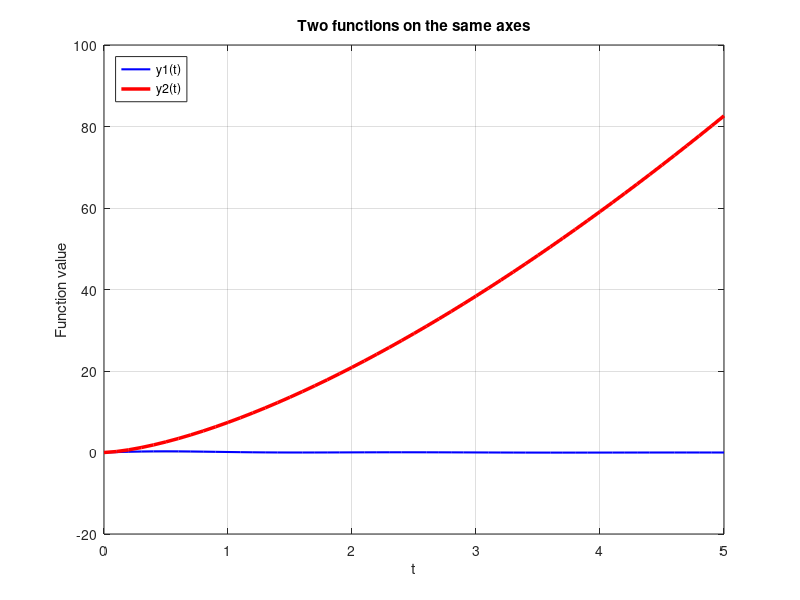
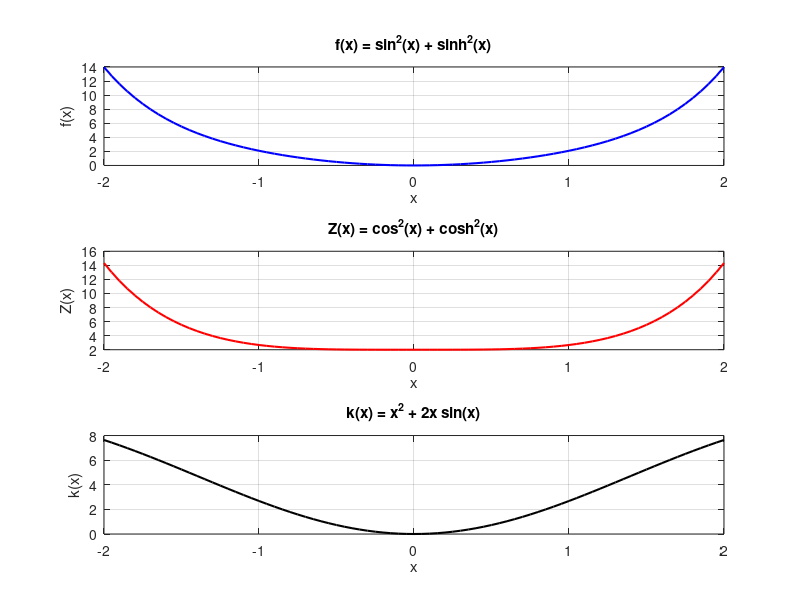
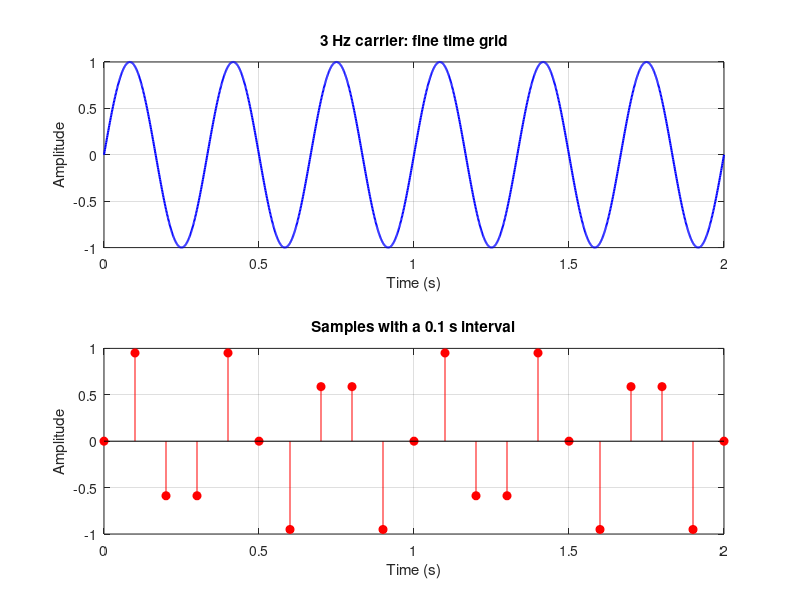

These figures' MATLAB source, in order:
clear;
clc;
close all;

%% Part a
t = 0:0.1:5;
y1 = sin(t) .* cos(t).^2 ./ (t.^2 + 1);
y2 = sqrt(t.^3) .* exp(2);
figure('Color', 'w');
plot(t, y1, 'b', 'LineWidth', 1.5);
hold on;
plot(t, y2, 'r', 'LineWidth', 2.5);
hold off;
legend('y1(t)', 'y2(t)', 'Location', 'northwest');
title('Two functions on the same axes');
xlabel('t');
ylabel('Function value');
grid on;

%% Part b
x = -2:0.05:2;
f = sin(x).^2 + sinh(x).^2;
Z = cos(x).^2 + cosh(x).^2;
k = x.^2 + 2 * x .* sin(x);
figure('Color', 'w');
subplot(3, 1, 1);
plot(x, f, 'b', 'LineWidth', 1.5);
title('f(x) = sin^2(x) + sinh^2(x)');
xlabel('x');
ylabel('f(x)');
grid on;
subplot(3, 1, 2);
plot(x, Z, 'r', 'LineWidth', 1.5);
title('Z(x) = cos^2(x) + cosh^2(x)');
xlabel('x');
ylabel('Z(x)');
grid on;
subplot(3, 1, 3);
plot(x, k, 'k', 'LineWidth', 1.5);
title('k(x) = x^2 + 2x sin(x)');
xlabel('x');
ylabel('k(x)');
grid on;

%% Parts c and d
t_fine = 0:0.001:2;
signal_fine = sin(2 * pi * 3 * t_fine);
t_sample = 0:0.1:2;
signal_sample = sin(2 * pi * 3 * t_sample);
figure('Color', 'w');
subplot(2, 1, 1);
plot(t_fine, signal_fine, 'b', 'LineWidth', 1.5);
title('3 Hz carrier: fine time grid');
xlabel('Time (s)');
ylabel('Amplitude');
xlim([0 2]);
grid on;
subplot(2, 1, 2);
stem(t_sample, signal_sample, 'r', 'filled');
title('Samples with a 0.1 s interval');
xlabel('Time (s)');
ylabel('Amplitude');
xlim([0 2]);
grid on;
